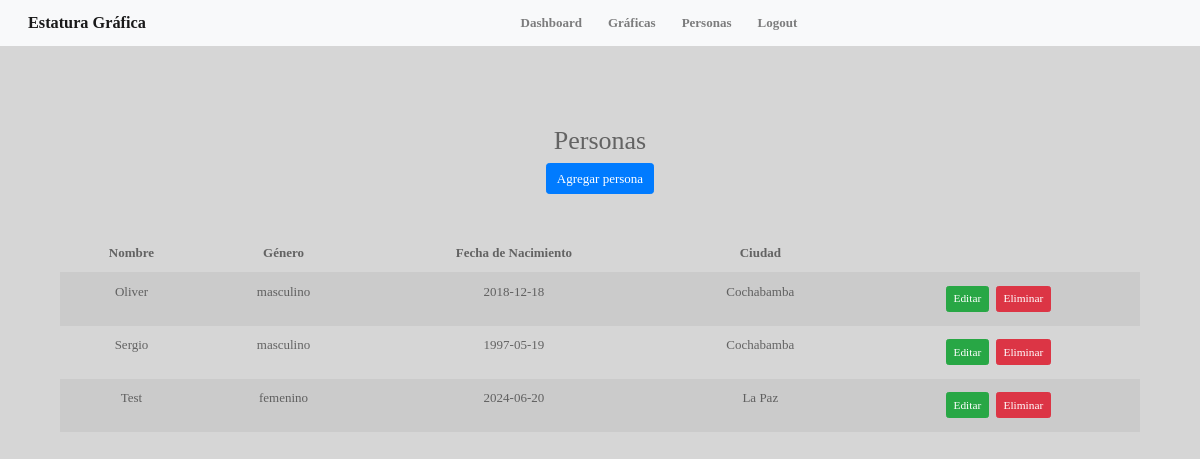
Screenshot of /personas (signed in) with the database file from the repository.
### app.py (models this page shows)
class Child(db.Model):
    id = db.Column(db.Integer, primary_key=True)
    name = db.Column(db.String(30), nullable=False)
    gender = db.Column(db.String(12), nullable=False)
    fecha_nacimiento = db.Column(db.Date, nullable=False)
    estatura_padre = db.Column(db.Integer, nullable=False)
    estatura_madre = db.Column(db.Integer, nullable=False)
    ciudad = db.Column(db.String(30), nullable=False)
    residencia = db.Column(db.String(30), nullable=False)
    user_id = db.Column(db.Integer, db.ForeignKey('user.id'), nullable=False)
    color = db.Column(db.String(12), nullable=False)
    records = db.relationship('Record', backref='child', lazy=True)

### app.py (the view, shortened to what this page needs)
@app.route('/personas', methods=['GET', 'POST'])
def personas():
    if 'user_id' not in session:
        return redirect(url_for('login'))
    user_id = session['user_id']
    children = Child.query.filter_by(user_id=user_id).all()
    return render_template('personas.html', children=children)

### templates/personas.html
{% extends "base.html" %}
{% block content %}
<div class="container mt-4">
    <h2>Personas</h2>
    <div class="row mb-4">
        <div class="col">
            <a href="{{ url_for('create_child') }}" class="btn btn-primary">Agregar persona</a>
        </div>
    </div>
    {% if children %}
    <div class="row">
        <div class="col">
            <table class="table table-striped table-borderless table-hover">
                <thead>
                    <tr>
                        <th>Nombre</th>
                        <th>Género</th>
                        <th>Fecha de Nacimiento</th>
                        <th>Ciudad</th>
                        <th></th>
                    </tr>
                </thead>
                <tbody class="table-group-divider">
                    {% for child in children %}
                    <tr>
                        <td>{{ child.name }}</td>
                        <td>{{ child.gender }}</td>
                        <td>{{ child.fecha_nacimiento }}</td>
                        <td>{{ child.ciudad }}</td>
                        <td>
                            <form action="{{ url_for('edit_person', person_id=child.id) }}" method="get" style="display:inline;">
                                <button type="submit" class="btn btn-success btn-sm">Editar</button>
                            </form>
                            <form action="{{ url_for('delete_person', person_id=child.id) }}" method="post" style="display:inline;">
                                <button type="submit" class="btn btn-danger btn-sm">Eliminar</button>
                            </form>
                        </td>
                    </tr>
                    {% endfor %}
                </tbody>
            </table>
        </div>
    </div>
    {% else %}
    <div class="row">
        <div class="col">
            <p>No registros de personas. Comience agregando un nueva persona.</p>
        </div>
    </div>
    {% endif %}
</div>
{% endblock %}

### templates/base.html (shortened to what this page needs)
<!DOCTYPE html>
<html lang="en">
<head>
    <link href="https://stackpath.bootstrapcdn.com/bootstrap/4.5.2/css/bootstrap.min.css" rel="stylesheet">
    <link rel="stylesheet" href="https://cdnjs.cloudflare.com/ajax/libs/font-awesome/5.15.4/css/all.min.css">
    <link rel="stylesheet" href="{{ url_for('static', filename='style.css') }}">
</head>
<body>
    <nav class="navbar navbar-expand-lg bg-body-tertiary navbar-light bg-light">
        <div class="container-fluid">
            <a class="navbar-brand mx-auto" href="{{ url_for('home') }}">Estatura Gráfica</a>
            <div class="collapse navbar-collapse justify-content-center">
                <ul class="navbar-nav">
                    {% if 'user_id' in session %}
                        <li class="nav-item mx-2">
                            <a class="nav-link" href="{{ url_for('dashboard') }}">Dashboard</a>
                        </li>
                        <li class="nav-item mx-2">
                            <a class="nav-link" href="{{ url_for('charts') }}">Gráficas</a>
                        </li>
                        <li class="nav-item mx-2">
                            <a class="nav-link" href="{{ url_for('personas') }}">Personas</a>
                        </li>
                        <li class="nav-item mx-2">
                            <a class="nav-link" href="{{ url_for('logout') }}">Logout</a>
                        </li>
                    {% endif %}
                </ul>
            </div>
        </div>
    </nav>
    <div class="container mt-4">
        {% block content %}{% endblock %}
    </div>
</body>
</html>

### static/style.css (style rules this page uses)
:root { --color-primario: rgb(214, 214, 214); --color-secundario: rgba(255, 255, 255, 0.04); --color-resalte: rgb(54, 27, 255); --color-texto: rgba(50, 50, 50, 0.7); --color-resalte2: rgb(129, 44, 227); }
* { margin: 0; padding: 0; box-sizing: border-box; font-family: Verdana; font-size: small; color: var(--color-texto); }
body { min-height: 100vh; background: var(--color-primario) center / cover; }
button { background-color: var(--color-resalte); border: none; color: var(--color-texto); padding: 7px 7px; text-align: center; text-decoration: none; display: inline-block; margin: 4px 2px; cursor: pointer; border-radius: 0.3rem; }
.navbar { margin-bottom: 20px; font-weight: bolder; display: flex; justify-content: center; }
.container { padding-top: 20px; text-align: center; }
.table { margin-top: 20px; }
.btn-primary { background-color: #007bff; border-color: #007bff; }

### rows the page displays
Child: name "Oliver", gender "masculino", fecha_nacimiento "2018-12-18", ciudad "Cochabamba"
Child: name "Sergio", gender "masculino", fecha_nacimiento "1997-05-19", ciudad "Cochabamba"
Child: name "Test", gender "femenino", fecha_nacimiento "2024-06-20", ciudad "La Paz"
